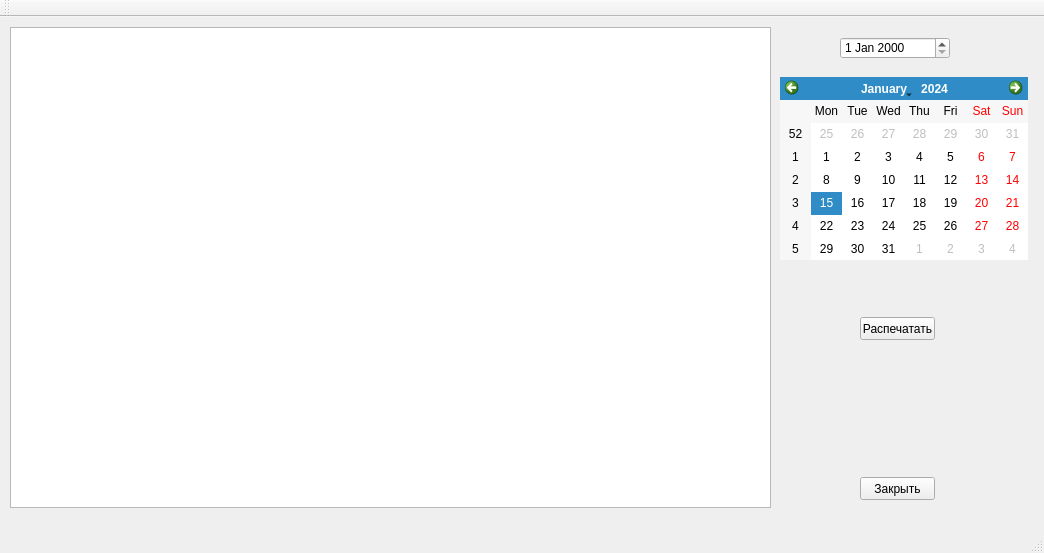
<?xml version="1.0" encoding="UTF-8"?>
<ui version="4.0">
 <class>SchedulerLib</class>
 <widget class="QMainWindow" name="SchedulerLib">
  <property name="geometry">
   <rect>
    <x>0</x>
    <y>0</y>
    <width>1044</width>
    <height>553</height>
   </rect>
  </property>
  <property name="windowTitle">
   <string>SchedulerLib</string>
  </property>
  <widget class="QWidget" name="centralWidget">
   <widget class="QCalendarWidget" name="calendarWidget">
    <property name="geometry">
     <rect>
      <x>780</x>
      <y>60</y>
      <width>248</width>
      <height>183</height>
     </rect>
    </property>
   </widget>
   <widget class="QDateEdit" name="de_currentdate">
    <property name="geometry">
     <rect>
      <x>840</x>
      <y>20</y>
      <width>110</width>
      <height>22</height>
     </rect>
    </property>
   </widget>
   <widget class="QPushButton" name="pushButton">
    <property name="geometry">
     <rect>
      <x>860</x>
      <y>300</y>
      <width>75</width>
      <height>23</height>
     </rect>
    </property>
    <property name="text">
     <string>Распечатать</string>
    </property>
   </widget>
   <widget class="QPushButton" name="btn_close">
    <property name="geometry">
     <rect>
      <x>860</x>
      <y>460</y>
      <width>75</width>
      <height>23</height>
     </rect>
    </property>
    <property name="text">
     <string>Закрыть</string>
    </property>
   </widget>
   <widget class="QTableView" name="tV_centralschedule">
    <property name="geometry">
     <rect>
      <x>10</x>
      <y>10</y>
      <width>761</width>
      <height>481</height>
     </rect>
    </property>
   </widget>
  </widget>
  <widget class="QMenuBar" name="menuBar">
   <property name="geometry">
    <rect>
     <x>0</x>
     <y>0</y>
     <width>1044</width>
     <height>21</height>
    </rect>
   </property>
  </widget>
  <widget class="QToolBar" name="mainToolBar">
   <attribute name="toolBarArea">
    <enum>TopToolBarArea</enum>
   </attribute>
   <attribute name="toolBarBreak">
    <bool>false</bool>
   </attribute>
  </widget>
  <widget class="QStatusBar" name="statusBar"/>
 </widget>
 <layoutdefault spacing="6" margin="11"/>
 <resources/>
 <connections/>
</ui>
